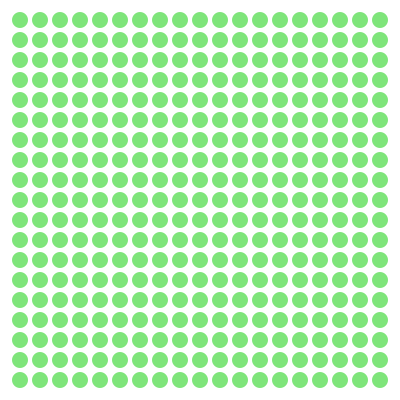
Frame 1 (no input)
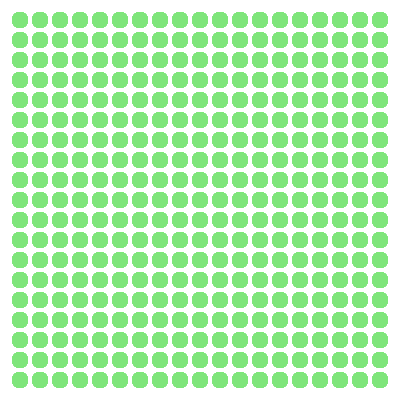
Frame 60 (the mouse pressed at the canvas centre just before this capture)
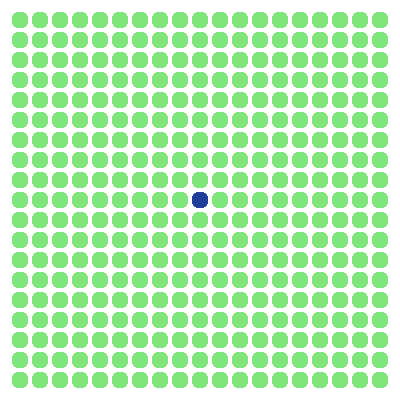
Frame 120 (the mouse held since frame 60 and released just before this capture)

The Processing sketch that drew these frames (run headless with seeded random() and noise(); from frame 60 on, the mouse is pressed at the canvas centre):

// Processing sketch: ex_7_highlight_circles_for_loop
// ── ex_7_highlight_circles_for_loop.pde
void setup() {
  size(400, 400);
  background(255);
  noStroke();
}

void draw() {
  /* nested for loop, draw circles in a grid */
  for (int x=20; x<width; x = x+20) {
    for (int y=20; y<height; y = y+20) {
      
      /* if the distance between the center of this circle
       * and the current mouse position is less then the circle
       * radius 8, then the mouse is inside this circle */      
      if (dist(x, y, mouseX, mouseY) < 8) {
        println(x, y);
        fill(#1F3F9B);
      } else {
        /* else mouse is not inside the circle, don't highlight */
        fill(#7FE57B); 
      }

      ellipse(x, y, 16, 16);
    }
  }
}
